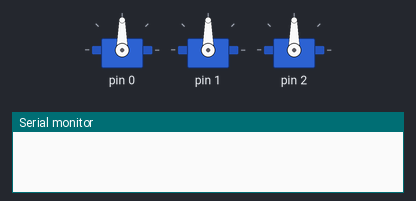
Bench run of a program on a simulated Arduino Mega 2560, built with avr-gcc and run on an emulated ATmega2560. Parts: 3 × servo, the last lines printed to the serial monitor. At 6.1 s the program stops and its outputs stay as they are.

Above: at 0.1 s.
At 2.2 s:
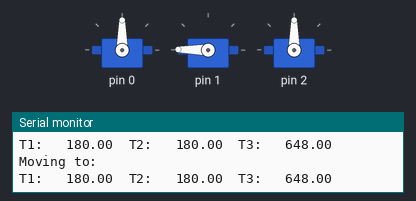
At 3.2 s:
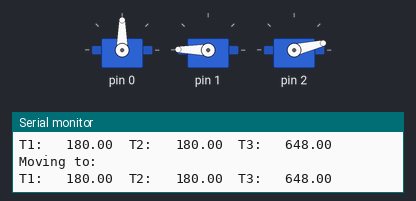
At 4.2 s:
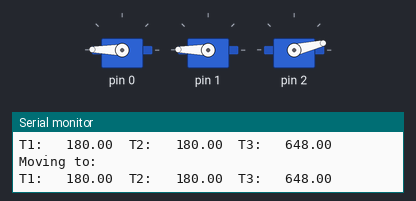
Timing chart, 0 to 5.7 s (numbered marks = the images above):
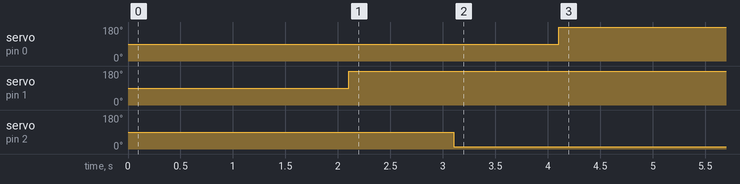

The program:

main.cpp
```cpp
#include <Arduino.h>
#include "Hexapod.h"

// might have to do joints & everything else BEFORE runtime, too, so that it's on the heap, not the stack?
//Servo s0, s1, s2;

Leg L0 = Leg(LEG_0_J0, LEG_0_J1, LEG_0_J2, LEG_0);
// Leg L1 = Leg(4, 5, 6, LEG_1);
// Leg L2 = Leg(7, 8, 9, LEG_2);
// Leg L3 = Leg(10, 11, 12, LEG_3);
// Leg L4 = Leg(13, 14, 15, LEG_4);
// Leg L5 = Leg(16, 17, 18, LEG_5);

//Leg Legs[6] = {L0, L1, L2, L3, L4, L5};
#ifndef IK_DEBUG
//MotionPlanner plan = MotionPlanner(Legs);

//Hexapod cheeto = Hexapod(plan);
#endif

C_Position pos = C_Position(270.0, -30.0, 80.0);
C_Position test_1 = C_Position(180.0, 0.0, 0.0);
C_Position test_2 = C_Position(-150.0, -221.0, 67.0);
J_Position srvo_tst = J_Position(3.1415/2, 3.1415/2, 2.0);

void setup(){
  Serial.begin(9600);
  // pinMode(7, OUTPUT);
  // pinMode(8, OUTPUT);
  // pinMode(9, OUTPUT);
  //  s0.attach(7);
  //  s1.attach(8);
  //  s2.attach(9);
}

void loop() {
  delay(2000);

  // s0.write((int)83.66);
  // delay(1000);
  // s1.write((int)105.55);
  // delay(1000);
  // s2.write((int)1944.00);
  //L0.moveToIK(pos, ELBOW_DOWN);
  L0.moveToJV(srvo_tst);
  //int x = map(21, FOOT_SERVO_MIN, FOOT_SERVO_MAX, PWM_MIN, PWM_MAX);
  //Serial.println(x);
  //#ifdef IK_DEBUG
  delay(1000);
  exit(1);
  //#endif
}
```

C_Position.h
```cpp
#ifndef C_POS
#define C_POS

class C_Position{
    public:
        C_Position();
        C_Position(float, float, float);
        void setPosition(float x_s, float y_s, float z_s);
        float getX();
        float getY();
        float getZ();
    private:
        float x, y, z;
};

#endif
```

CommunicationManager.h
```cpp
#ifndef CMMNCN_H
#define CMMNCN_H


// nrf24l01 communication manager: receive and trasmit code
// packet consists of:
// first bit: control mode (teleop/robot control)
// next 2 bits: gait mode (TRIPOD, RIPPLE, WAVE, QUADRUPED) (2 dipswitch)
// next 4 bits: direction (FORWARD, BACK, LEFT_UP, LEFT_DOWN, RIGHT_UP, RIGHT_DOWN, ROTATE_CW, ROTATE_CCW) (analog joystick L)
// next 4 bits: steps (dependent on analog read of how far stick is moved)

class CommunicationManager{
    public:
        enum Gait {TRIPOD, RIPPLE, WAVE, QUADRUPED} gait;
        enum Direction {FORWARD, BACKWARD, LEFT_UP, LEFT_DOWN, RIGHT_UP, RIGHT_DOWN, ROTATE_CW, ROTATE_CCW};

};

#endif
```

Hexapod.h
```cpp
#ifndef HEXAPOD_H
#define HEXAPOD_H

#define LEG_0 (0)
#define LEG_1 (1)
#define LEG_2 (2)
#define LEG_3 (3)
#define LEG_4 (4)
#define LEG_5 (5)
#define LEG_0_J0 (7)
#define LEG_0_J1 (8)
#define LEG_0_J2 (9)
#define LEG_1_J0 ()
#define LEG_1_J1 ()
#define LEG_1_J2 ()
#define LEG_2_J0 ()
#define LEG_2_J1 ()
#define LEG_2_J2 ()
#define LEG_3_J0 ()
#define LEG_3_J1 ()
#define LEG_3_J2 ()
#define LEG_4_J0 ()
#define LEG_4_J1 ()
#define LEG_4_J2 ()
#define LEG_5_J0 ()
#define LEG_5_J1 ()
#define LEG_5_J2 ()

#include "MotionPlanner.h"
#include "CommunicationManager.h"

class Hexapod{
    private:
        MotionPlanner motion;
        CommunicationManager comm;
    public:
        Hexapod(MotionPlanner plan); // constructor 1 (all objects instantiated)
        void opMode(); // set operation mode: teleop (0), computer/robot (1)
        void gaitSet(); // set gait (2 dipswitch array for 4 combinations of gait)
        void checkPower(); // checks robot battery power / operates LEDs
        void walkFor(int steps, int direction);

};


#endif
```

J_Position.h
```cpp
#ifndef J_POS_H
#define J_POS_H

class J_Position{
    private:
        float t1, t2, t3;
    public:
        J_Position();
        J_Position(float, float, float);
        float getT1();
        float getT2();
        float getT3();
        void setT1(float);
        void setT2(float);
        void setT3(float);
};

#endif
```

Joint.h
```cpp
#ifndef JOINT_H
#define JOINT_H

#define PWM_MIN (500)
#define PWM_MAX (2500)

#include "Servo.h"

class Joint{
    public:
        Joint();
        Joint(int id);
        Joint(int id, int pwm_min, int pwm_max);
        float getAngle();
        void setupServo();
        void setAngle(float);
    private:
        int servo_id;
        float angle;
        Servo servo;
};

#endif
```

Kinematics.h
```cpp
#ifndef KINEMATIC_H
#define KINEMATIC_H
#define IK_DEBUG
#define FK_DEBUG

#define LEFT (true)
#define RIGHT (false)
#define ELBOW_UP (false)
#define ELBOW_DOWN (true)

#include <math.h>
#include <HardwareSerial.h>
#include <Arduino.h>
#include "C_Position.h"
#include "J_Position.h"

// Kinematic class to separate leg functions cleanly

class Kinematics {
    public:
        Kinematics();
        Kinematics(float, float, float);
        void setTarget(float, float, float);
        C_Position target_p = C_Position();
        C_Position calculated_p = C_Position();
        C_Position fk();
        J_Position ik(bool config);

    private:
        float beta1, beta2, gamma, r, t1, t2, t2_1, t2_2, t3, t3_1, t3_2, t3_s, p_x, p_y, p_z, L1, L2, L3, L4, L4_x, cb, sb, st3, ct3; // IK Variables
        float d1, d2, d3, d4, a1, a2, a3, a4, ap1, ap2, ap3, ap4, tht1, tht2, tht3, tht4, c_x, c_y, c_z, R1_1, R1_2, R1_3, R2_1, R2_2, R2_3, R3_1, R3_2, R3_3; // FK Variables
        float threshold = 15.0; // 15.0 mm threshold for ik
        float normalizeAngles(float);
        J_Position configCheck(bool config);
        bool ikCheck();
        float distance(C_Position desired, C_Position calculated);
        HardwareSerial* serial;

};


#endif
```

Leg.h
```cpp
#ifndef LEG_H
#define LEG_H

#define COXA (0)
#define FEMUR (1)
#define FOOT (2)
#define COXA_SERVO_OFFSET (90.0)
#define FEMUR_SERVO_OFFSET (90.0)
#define FOOT_SERVO_OFFSET (135.0)
#define FOOT_SERVO_MAX (270.0)
#define FOOT_SERVO_MAX_INT (270)
#define FOOT_SERVO_MIN (0.0)
#define LEG_DELAY (1000)

#include "Joint.h"
#include "C_Position.h"
#include "J_Position.h"
#include "Arduino.h"
#include "Kinematics.h"


// leg class. maintains leg position in joint and cartesian spaces. calculates forward and inverse kinematics for a singular leg, moves leg to desired JV/PV

class Leg{
    private:
        Joint joints[3]; // 3 joints per leg: J0, J1, J2
        char id; // leg ID
        float L1 = 70, L2 = 100, L3 = 150; // link lengths
        C_Position local_p = C_Position();
        C_Position global_p = C_Position();
        C_Position target_p = C_Position(); // keep track of local, global, and target (local) positions
        J_Position local_j = J_Position();
        J_Position target_j = J_Position(); // joint vector of 3 servos at present
        Kinematics kinematic = Kinematics(L1, L2, L3);
        void forwardKinematics();
        void inverseKinematics(bool);
        void moveToPV(); // move to position vector
        void moveTo(); // move the servos
        void adjustServos(); // adjust angles to servo values
    public:
        Leg();
        Leg(int j1, int j2, int j3, int id);
        void computeGlobal(); // conver local position to global
        void setTarget(C_Position goal);
        void moveToIK(C_Position tp, bool config);
        void moveToJV(); // move to joint vector
        void moveToJV(J_Position jv); // overloaded


};

#endif
```

MotionPlanner.h
```cpp
#ifndef MTN_PLNR_H
#define MTN_PLNR_H

#include "Tripod.h"
#include <math.h>

// motion planner class that recieves a command (gait, direction, # steps...). Controls order of leg movements

class MotionPlanner{
    private:
        Leg* legs; // pointer to array of legs (6)
        Leg tp_1[3];
        Leg tp_2[3];
        float s, steps, dir;
    public:
        enum Gait {TRIPOD, RIPPLE, WAVE, QUADRUPED} gait=TRIPOD;
        MotionPlanner();
        MotionPlanner(Leg* legs);
        void setLocomotion(); // receives command from Hexapod after Hexapod receives transmission from controller. sets gait, direction, etc.
        void setGait(int);
        void setDirection(int);
        void setTargetSteps(int);
        bool tripodGait(int, int, int);
        void setupTripod(int, int, int);
        void setDistanceIncrement(int);
        bool waveGait();
        bool rippleGait();
        bool quadrapedGait();
        bool moveHome();
        bool moveStorage(); // folded up position, power down

};

#endif
```

Tripod.h
```cpp
#ifndef TRIPOD_H
#define TRIPOD_H

#include "Leg.h"

class Tripod {
    private:
        Leg legs[3];
        int ids[3];
        char direction; // walking direction dependent on leg physical location
    public:
        Tripod(Leg leg_c[]);
};

#endif
```

C_Position.cpp
```cpp
#ifndef C_POS_H
#define C_POS_H

#include "C_Position.h"

C_Position::C_Position(){

}

C_Position::C_Position(float x_s, float y_s, float z_s){
    x = x_s;
    y = y_s;
    z = z_s;
}

void C_Position::setPosition(float x_s, float y_s, float z_s){
    x = x_s;
    y = y_s;
    z = z_s;
}

float C_Position::getX(){
    return x;
}

float C_Position::getY(){
    return y;
}

float C_Position::getZ(){
    return z;
}

#endif
```

Hexapod.cpp
```cpp
#include "Hexapod.h"

Hexapod::Hexapod(MotionPlanner plan){
    motion = plan;
}

void Hexapod::gaitSet(){
    ;
}
```

J_Position.cpp
```cpp
#include "J_Position.h"

J_Position::J_Position(){

}


J_Position::J_Position(float t1, float t2, float t3){
    this->t1 = t1;
    this->t2 = t2;
    this->t3 = t3;
}

float J_Position::getT1(){
    return t1;
}

float J_Position::getT2(){
    return t2;
}

float J_Position::getT3(){
    return t3;
}

void J_Position::setT1(float t){
    t1 = t;
}

void J_Position::setT2(float t){
    t2 = t;
}

void J_Position::setT3(float t){
    t3 = t;
}
```

Joint.cpp
```cpp
#include "Joint.h"

Joint::Joint(){

}


Joint::Joint(int id){
    servo.attach(id);
    servo_id = id;
}

Joint::Joint(int id, int pwm_min, int pwm_max){
    servo.attach(id, pwm_min, pwm_max);
    servo_id = id;
}

void Joint::setAngle(float ang){
    servo.write(ang);
}
```

Kinematics.cpp
```cpp
#include "Kinematics.h"

Kinematics::Kinematics(){

}

Kinematics::Kinematics(float L1, float L2, float L3){
    this->L1 = L1;
    this->L2 = L2;
    this->L3 = L3;
    serial = &Serial;
}

void Kinematics::setTarget(float x, float y, float z){
    p_x = x;
    p_y = y;
    p_z = z;
    target_p.setPosition(p_x, p_y, p_z);
}

C_Position Kinematics::fk(){
    // 3 x 3 rotation matrix
    R1_1 = cos(t2 + t3)*cos(t1);
    R1_2 = - 1.0*sin(t2 + t3)*cos(t1);
    R1_3 = sin(t1);
    R2_1 = cos(t2 + t3)*sin(t1);
    R2_2 = - 1.0*sin(t2 + t3)*sin(t1);
    R2_3 = -1.0*cos(t1);
    R3_1 = sin(t2 + t3);
    R3_2 = cos(t2 + t3);
    R3_3 = 0.0;
    // 3 x 1 positon vector of EE frame represented in global frame
    c_x = L1*cos(t1) + cos(t1)*(L3*cos(t2 + t3) + L2*cos(t2));
    c_y = L1*sin(t1) + sin(t1)*(L3*cos(t2 + t3) + L2*cos(t2));
    c_z = L3*sin(t2 + t3) + L2*sin(t2);

    calculated_p.setPosition(c_x, c_y, c_z);

    #ifdef FK_DEBUG
    Serial.println("FK OUTPUT: ");
    Serial.print("X_c: ");
    Serial.print('\t');
    Serial.print(c_x);
    Serial.print('\t');
    Serial.print("Y_c: ");
    Serial.print('\t');
    Serial.print(c_y);
    Serial.print('\t');
    Serial.print("Z_c: ");
    Serial.print('\t');
    Serial.println(c_z);
    #endif
}

J_Position Kinematics::ik(bool config){
    // Calculate theta 1 using XY projection of leg
    t1 = atan2(p_y, p_x);
    // Calculate theta 2 using beta, gamma, L4_x (x-component of L4 in the yaw plane), L4
    r = sqrt(p_x*p_x + p_y*p_y);
    L4_x = r - L1; // x component of L4 (J1 to P)
    L4 = sqrt(L4_x*L4_x + p_z*p_z);
    cb = (L2*L2 + L4*L4 - L3*L3) / (2*L2*L4); // x component of beta
    sb = sqrt(1 - cb*cb); // y component of beta (2 solutions for 2 configurations)
    beta1 = atan2(sb, cb); // angle between L2 and L4 (check for angle sense)
    beta2 = -beta1; //atan2(-sb, cb);
    gamma = atan2(p_z, L4_x); // angle between X axis and L4
    #ifdef IK_DEBUG
    Serial.println("Gamma/Beta Angles [rads]");
    Serial.print("L4_x");
    Serial.print('\t');
    Serial.print(L4_x);
    Serial.print('\t');
    Serial.print("Gamma: ");
    Serial.print('\t');
    Serial.print(gamma);
    Serial.print('\t');
    Serial.print("Beta1: ");
    Serial.print('\t');
    Serial.print(beta1);
    Serial.print('\t');
    Serial.print("Beta2: ");
    Serial.print('\t');
    Serial.println(beta2);
    #endif
    t2_1 = beta1 + gamma;
    t2_2 = beta2 + gamma;
    // Calculate t3
    ct3 = (L2*L2 + L3*L3 - L4*L4) / (2*L2*L3);
    st3 = sqrt(1 - ct3*ct3);
    t3_1 = M_PI + atan2(st3, ct3); // check angle sense???
    t3_2 = M_PI + atan2(-st3, ct3);
    // debug section
    #ifdef IK_DEBUG
    Serial.println("Mult. solutions output [rads]");
    Serial.print("T1: ");
    Serial.print('\t');
    Serial.print(t1);
    Serial.print('\t');
    Serial.print("T2_1: ");
    Serial.print('\t');
    Serial.print(t2_1);
    Serial.print('\t');
    Serial.print("T2_2: ");
    Serial.print('\t');
    Serial.print(t2_2);
    Serial.print('\t');
    Serial.print("T3_1: ");
    Serial.print('\t');
    Serial.print(t3_1);
    Serial.print('\t');
    Serial.print("T3_2: ");
    Serial.print('\t');
    Serial.println(t3_2);
    #endif

    // Solve desired configuration and return
    return configCheck(true);
}

float Kinematics::normalizeAngles(float ang){
    while (ang < -M_PI) ang += 2.00*M_PI; // turn negative angle < PI into positive [0, PI]
    while (ang > M_PI) ang -= 2.00*M_PI; // turn positive angle > PI into negative [-PI, 0]
    return ang;
}

// returns the desired configuration of the leg (true = down, false = up)
J_Position Kinematics::configCheck(bool config){
    // normalize all angles to ensure proper sign conventions
    t2_1 = normalizeAngles(t2_1);
    t2_2 = normalizeAngles(t2_2);
    t3_1 = normalizeAngles(t3_1);
    t3_2 = normalizeAngles(t3_2);
    // check angle signs and associate with configurations
    if(config){
        t2 = (t2_1 > 0) ? t2_1 : t2_2; // elbow down
        t3 = (t3_1 < 0) ? t3_1 : t3_2;
    } else {
        t2 = (t2_1 < 0) ? t2_1 : t2_2; // elbow up
        t3 = (t3_1 > 0) ? t3_1 : t3_2;
    }
    #ifdef IK_DEBUG
    Serial.println("Branch Selection Angles [rads]");
    Serial.println("Leg down:");
    Serial.print("T1: ");
    Serial.print('\t');
    Serial.print(t1);
    Serial.print('\t');
    Serial.print("T2: ");
    Serial.print('\t');
    Serial.print(t2);
    Serial.print('\t');
    Serial.print("T3: ");
    Serial.print('\t');
    Serial.println(t3);
    #endif

    #ifdef FK_DEBUG
    ikCheck();
    #endif
    return J_Position(t1, t2, t3); // return pointer (heap allocated memory using new keyword??)
}

float Kinematics::distance(C_Position desired, C_Position calculated){
    float dx = desired.getX() - calculated.getX();
    float dy = desired.getY() - calculated.getY();
    float dz = desired.getZ() - calculated.getZ();
    float total_d = sqrt(dx*dx + dy*dy + dz*dz);
    // DEBUG condition compile -> figure out how to pass serial monitor references?
    #ifdef IK_DEBUG
    Serial.println("IK-FK Comparison");
    // X error printout
    Serial.print("x_d: ");
    Serial.print('\t');
    Serial.print(desired.getX());
    Serial.print('\t');
    Serial.print("x_c: ");
    Serial.print('\t');
    Serial.print(calculated.getX());
    Serial.print('\t');
    Serial.print("dx: ");
    Serial.print('\t');
    Serial.print(dx);
    Serial.print('\t');
    // Y error printout
    Serial.print("y_d: ");
    Serial.print('\t');
    Serial.print(desired.getY());
    Serial.print('\t');
    Serial.print("y_c: ");
    Serial.print('\t');
    Serial.print(calculated.getY());
    Serial.print('\t');
    Serial.print("dy: ");
    Serial.print('\t');
    Serial.print(dy);
    Serial.print('\t');
    // Z error printout
    Serial.print("z_d: ");
    Serial.print('\t');
    Serial.print(desired.getZ());
    Serial.print('\t');
    Serial.print("z_c: ");
    Serial.print('\t');
    Serial.print(calculated.getZ());
    Serial.print('\t');
    Serial.print("dz: ");
    Serial.print('\t');
    Serial.print(dz);
    Serial.print('\t');
    // Total Distance Printout
    Serial.print("Distance error: ");
    Serial.print('\t');
    Serial.println(total_d);
    #endif

    return total_d;
}

bool Kinematics::ikCheck(){
    fk(); // calculate FK to determine magnitude of error
    if(fabs(distance(target_p, calculated_p)) < threshold) return true; // check computed distance difference vs threshold
    return false;
}
```

MotionPlanner.cpp
```cpp
#include "MotionPlanner.h"

MotionPlanner::MotionPlanner(){

}

MotionPlanner::MotionPlanner(Leg* legs){
    this->legs = legs;
    // tripod setup code...
    // for(int i =0, j=0; i<2; i++, j++){
    //     tp_1[i];
    // }
}

// enum gait type
void MotionPlanner::setGait(int g){
    switch(g){
        case 0: gait = TRIPOD;
        case 1: gait = RIPPLE;
        case 2: gait = WAVE;
        case 3: gait = QUADRUPED;
    }
}

void MotionPlanner::setDistanceIncrement(int s_inc){
    s = s_inc;
}

void MotionPlanner::setDirection(int d){
    dir = d;
}
void MotionPlanner::setTargetSteps(int s){
    steps = s;
}

void MotionPlanner::setupTripod(int steps, int dir, int s_inc){
    setDirection(dir);
    setTargetSteps(steps);
    setDistanceIncrement(s_inc);
}

bool MotionPlanner::tripodGait(int steps, int dir, int s_inc){
    setupTripod(steps, dir, s_inc);
    return true;

}
```

Source omitted: Leg.cpp (3421 bytes)

Measured:
- by itself, servo on pin 0: 90° → 179° at 4.1 s
- by itself, servo on pin 1: 90° → 179° at 2.1 s
- by itself, servo on pin 2: 90° → 13° at 3.1 s
